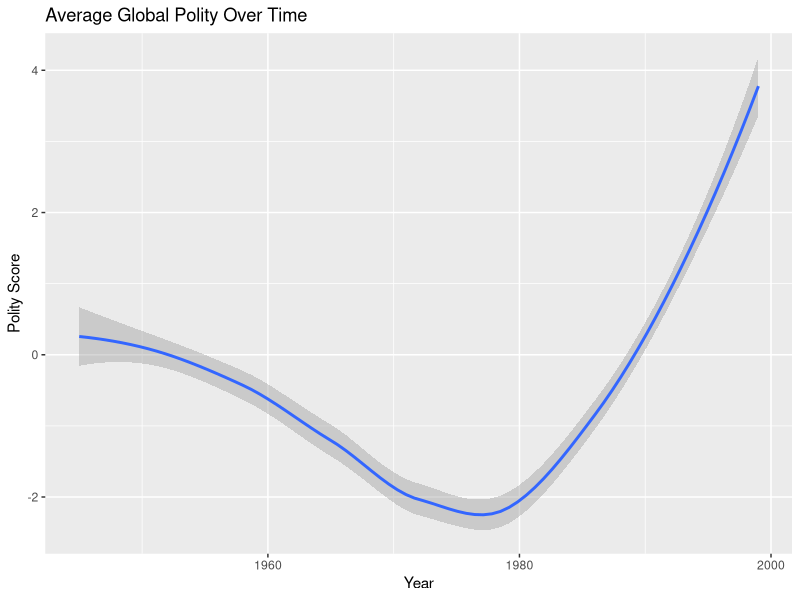
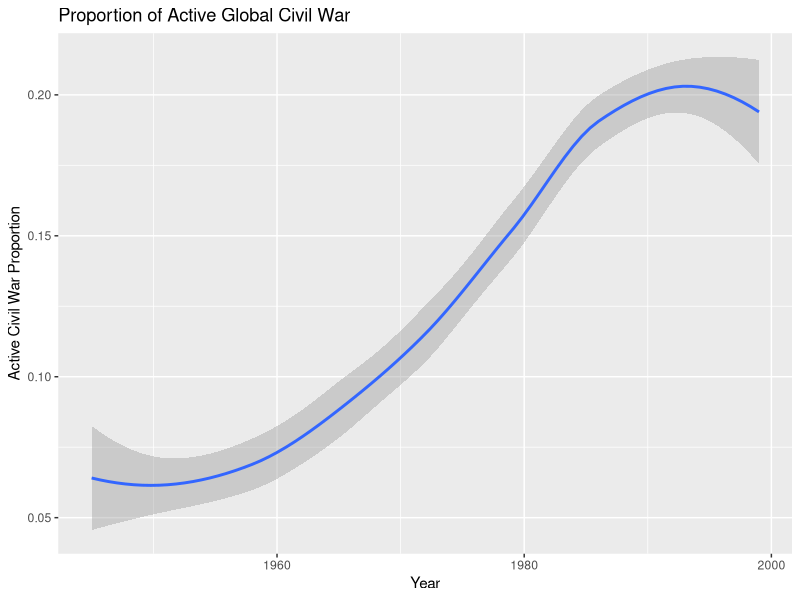
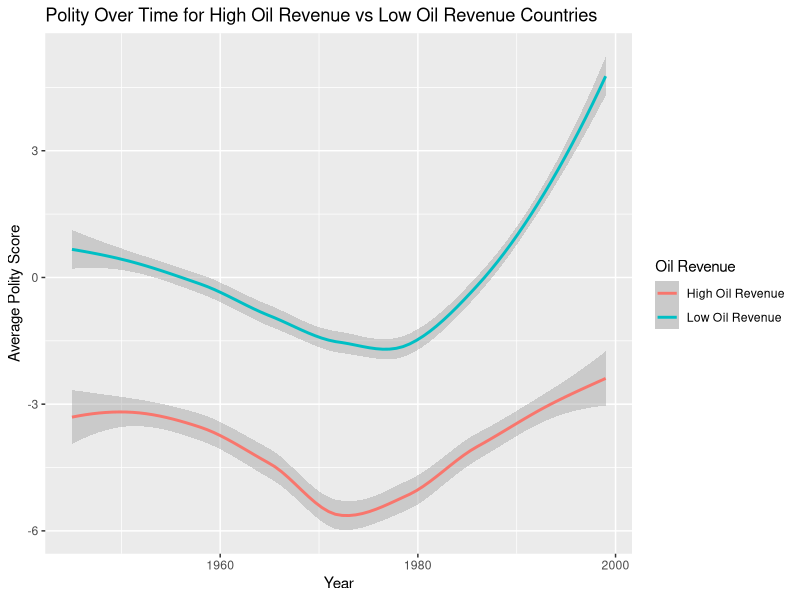
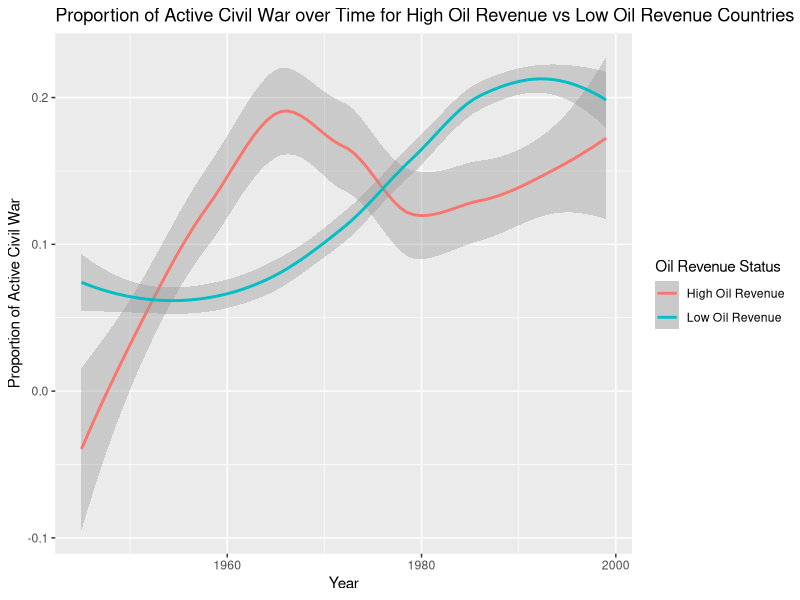
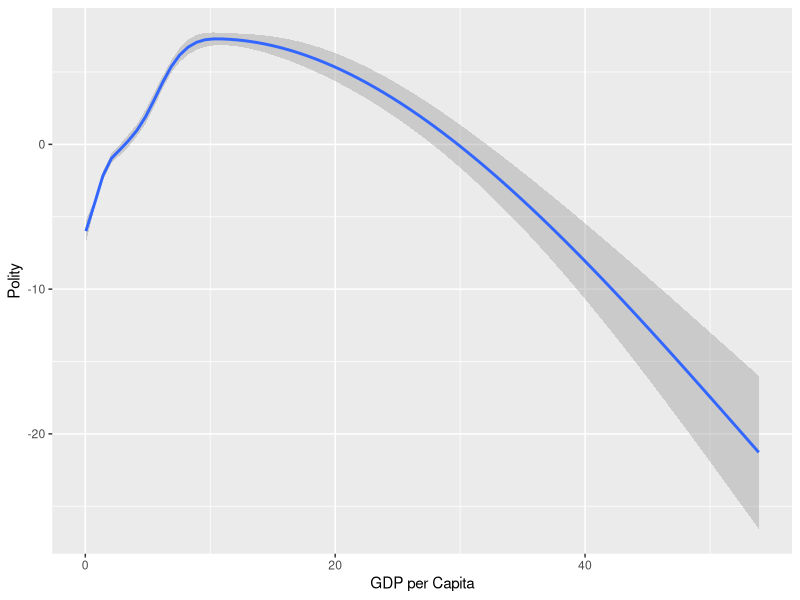
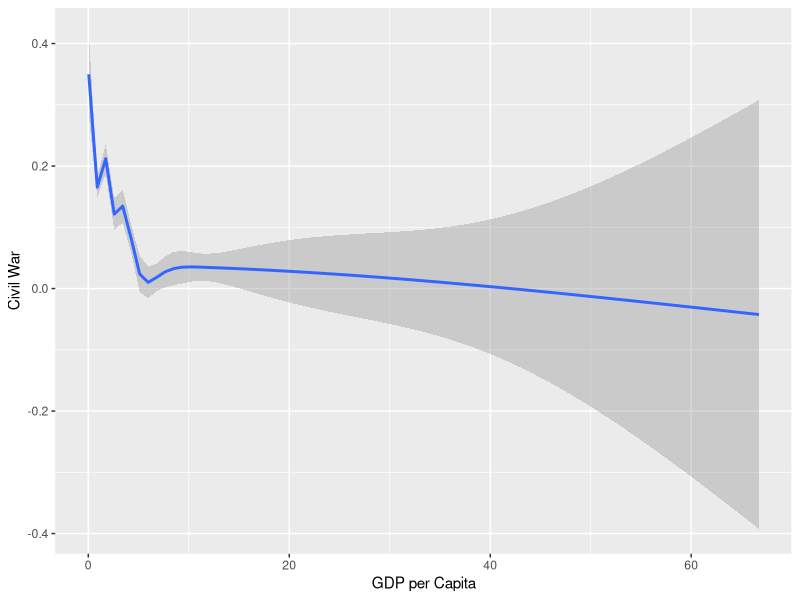

Recreate these plots in R, in order.
## ---- chunk 1
library(tidyverse)
library(dplyr)
library(ggplot2)

# Load data
data <- read_csv("data/civilwar.csv") 

# Create polity visualization
data |>
  group_by(year) |>
  summarize(avg_polity = mean(polity2, na.rm = TRUE)) |>
  ggplot(mapping = aes(x = year, y = avg_polity)) +
  geom_smooth() +
  labs(
    title = "Average Global Polity Over Time",
    y = "Polity Score",
    x = "Year"
  )

# Create civil war visualization
data |>
  group_by(year) |>
  summarize(war_prop = mean(war, na.rm = TRUE)) |>
  ggplot(mapping = aes(x = year, y = war_prop)) +
  geom_smooth() +
  labs(
    title = "Proportion of Active Global Civil War",
    y = "Active Civil War Proportion",
    x = "Year"
  )
## ---- chunk 2
# POLITY AND OIL REVENUE

# Create oil_rev variable and calculate avg polity by oil_rev
polity_data <- data |>
  mutate(
    oil_rev = if_else(Oil == 1, "High Oil Revenue", "Low Oil Revenue")
  ) 
  

# Graph polity over time for oil dependent and non-oil dependent nations
polity_plot <- polity_data |>
  group_by(oil_rev, year) |>
  summarize(avg_polity = mean(polity2, na.rm = TRUE)) |>
  ggplot(mapping = aes(x = year, y = avg_polity, color = oil_rev)) +
  geom_smooth() +
  labs(
    x = "Year",
    y = "Average Polity Score",
    title = "Polity Over Time for High Oil Revenue vs Low Oil Revenue Countries",
    color = "Oil Revenue"
  )

polity_plot


## ---- chunk 3
# CIVIL WAR AND OIL REVENUE

# Create oil dependence variable
war_data <- data |>
  mutate(
    oil_rev = if_else(Oil == 1, "High Oil Revenue", "Low Oil Revenue")
  ) 

# Graph the proportion of active civil war over time for oil-dependent and non-oil dependent countries
war_plot <- war_data |>
  group_by(oil_rev, year) |>
  summarize(prop_war = mean(war, na.rm = TRUE)) |>
  ggplot(mapping = aes(x = year, y = prop_war, color = oil_rev)) +
  geom_smooth() +
  labs(
    x = "Year",
    y = "Proportion of Active Civil War",
    title = "Proportion of Active Civil War over Time for High Oil Revenue vs Low Oil Revenue Countries",
    color = "Oil Revenue Status"
  )

war_plot
## ---- chunk 4
# POLITY AND OIL REVENUE (regression)

library(broom)

# Mutates oil_rev variable 
data <- data |>
  mutate(
    oil_rev = if_else(Oil == 1, "Oil Dependence", "Low Oil Dependence")
  )

# Creates regression with polity as outcome and oil revenue/dependence as predictor
data$oil_reserve_situation<-data$oil_rev
fit_1 <- lm(polity2 ~ oil_reserve_situation, data = data)

# Creates tables of results
fit_1 |>
  broom::tidy() |>
  select(term, estimate) |>
  knitr::kable(digits = 2)

summary(fit_1)
## ---- chunk 5
# CIVIL WAR AND OIL REVENUE (regression)

# Creates regression with war as outcome and oil revenue/dependence as predictor
fit_2 <- lm(war ~ oil_reserve_situation, data = data)

# Creates tables of results
fit_2 |>
  broom::tidy() |>
  select(term, estimate) |>
  knitr::kable(digits = 2)

summary(fit_2)
## ---- chunk 6
gdp_plot_polity <- data |>
  ggplot(mapping = aes(x = gdpen, y = polity2)) +
  geom_smooth() +
  labs(
    y = "Polity",
    x = "GDP per Capita"
  )

gdp_plot_polity

gdp_plot_war <- data |>
  ggplot(mapping = aes(x = gdpen, y = war)) +
  geom_smooth() +
  labs(
    y = "Civil War",
    x = "GDP per Capita"
  )

gdp_plot_war

fit_war_gdp <- lm(war ~ gdpen, data = data)

summary(fit_war_gdp)
